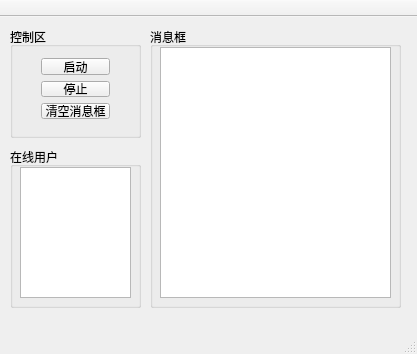
<?xml version="1.0" encoding="UTF-8"?>
<ui version="4.0">
 <class>EmokitServerUIClass</class>
 <widget class="QMainWindow" name="EmokitServerUIClass">
  <property name="geometry">
   <rect>
    <x>0</x>
    <y>0</y>
    <width>417</width>
    <height>354</height>
   </rect>
  </property>
  <property name="windowTitle">
   <string>EmokitServerUI</string>
  </property>
  <property name="windowIcon">
   <iconset resource="emokitserverui.qrc">
    <normaloff>:/EmokitServerUI/ServerIcon.ico</normaloff>:/EmokitServerUI/ServerIcon.ico</iconset>
  </property>
  <widget class="QWidget" name="centralWidget">
   <widget class="QGroupBox" name="groupBox">
    <property name="geometry">
     <rect>
      <x>10</x>
      <y>10</y>
      <width>131</width>
      <height>111</height>
     </rect>
    </property>
    <property name="title">
     <string>控制区</string>
    </property>
    <widget class="QWidget" name="layoutWidget">
     <property name="geometry">
      <rect>
       <x>20</x>
       <y>20</y>
       <width>91</width>
       <height>83</height>
      </rect>
     </property>
     <layout class="QGridLayout" name="gridLayout">
      <item row="1" column="0">
       <widget class="QPushButton" name="StopServer">
        <property name="text">
         <string>停止</string>
        </property>
       </widget>
      </item>
      <item row="0" column="0">
       <widget class="QPushButton" name="StartServer">
        <property name="text">
         <string>启动</string>
        </property>
       </widget>
      </item>
      <item row="2" column="0">
       <widget class="QPushButton" name="ClearMsgButton">
        <property name="text">
         <string>清空消息框</string>
        </property>
       </widget>
      </item>
     </layout>
    </widget>
   </widget>
   <widget class="QGroupBox" name="groupBox_2">
    <property name="geometry">
     <rect>
      <x>150</x>
      <y>10</y>
      <width>251</width>
      <height>281</height>
     </rect>
    </property>
    <property name="title">
     <string>消息框</string>
    </property>
    <widget class="QTextBrowser" name="ShowInfo">
     <property name="geometry">
      <rect>
       <x>10</x>
       <y>20</y>
       <width>231</width>
       <height>251</height>
      </rect>
     </property>
    </widget>
   </widget>
   <widget class="QGroupBox" name="groupBox_3">
    <property name="geometry">
     <rect>
      <x>10</x>
      <y>130</y>
      <width>131</width>
      <height>161</height>
     </rect>
    </property>
    <property name="title">
     <string>在线用户</string>
    </property>
    <widget class="QListView" name="UserListView">
     <property name="geometry">
      <rect>
       <x>10</x>
       <y>20</y>
       <width>111</width>
       <height>131</height>
      </rect>
     </property>
    </widget>
   </widget>
  </widget>
  <widget class="QMenuBar" name="menuBar">
   <property name="geometry">
    <rect>
     <x>0</x>
     <y>0</y>
     <width>417</width>
     <height>23</height>
    </rect>
   </property>
  </widget>
  <widget class="QToolBar" name="mainToolBar">
   <property name="movable">
    <bool>false</bool>
   </property>
   <property name="floatable">
    <bool>true</bool>
   </property>
   <attribute name="toolBarArea">
    <enum>TopToolBarArea</enum>
   </attribute>
   <attribute name="toolBarBreak">
    <bool>false</bool>
   </attribute>
  </widget>
  <widget class="QStatusBar" name="statusBar"/>
 </widget>
 <layoutdefault spacing="6" margin="11"/>
 <resources>
  <include location="emokitserverui.qrc"/>
 </resources>
 <connections/>
</ui>
